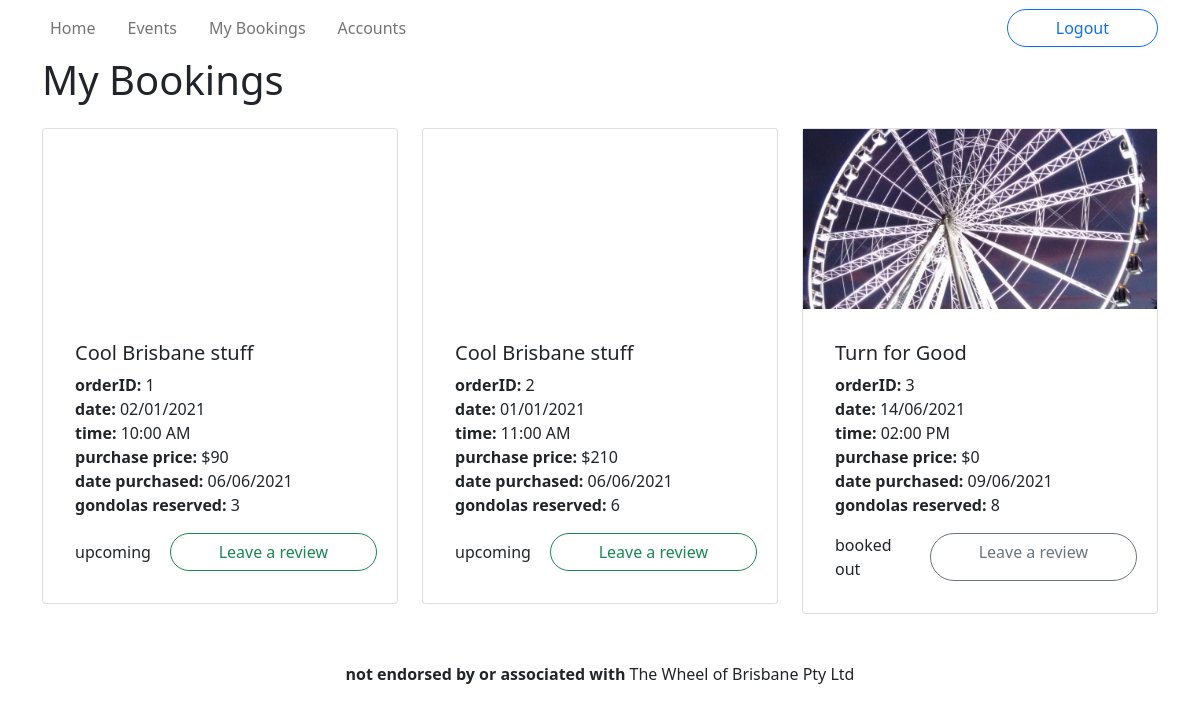
The page /bookings/ (signed in) on the database as committed earlier.
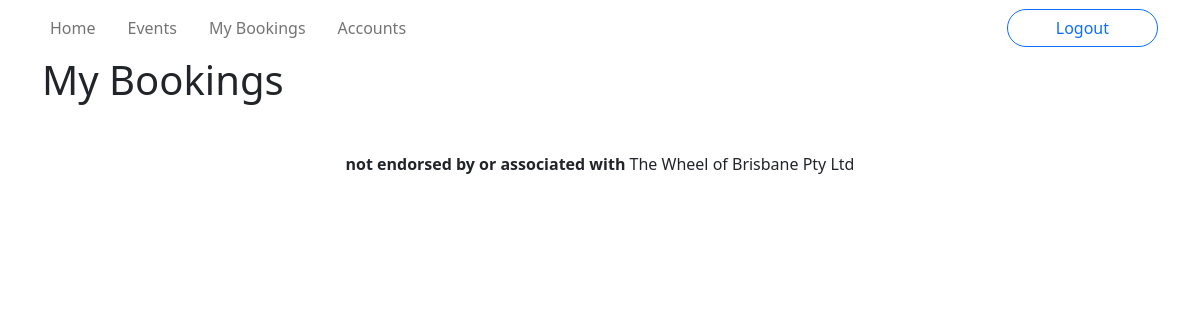
The same page on the database as committed later.
### wheel/models.py (models this page shows, shortened)
class Booking(db.Model):
    __tablename__ = 'bookings'
    id = db.Column(db.Integer, primary_key=True)
    qty = db.Column(db.Integer, nullable=False)
    total_price = db.Column(db.Integer, nullable=False)
    purchase_datetime = db.Column(db.DateTime, nullable=False, default=datetime.now())
    user_id = db.Column(db.Integer, db.ForeignKey('users.id'))
    ticket_id = db.Column(db.Integer, db.ForeignKey('tickets.id'))
    @staticmethod
    def getAllByUser(user_id):
        return Booking.query.filter_by(user_id=user_id)
    def getTicket(self):
        return Ticket.get(self.ticket_id)
    def getEvent(self):
        ticket = self.getTicket()
        return ticket.getEvent()

class Event(db.Model):
    __tablename__ = 'events'
    id = db.Column(db.Integer, primary_key=True)
    name = db.Column(db.String(255), nullable=False)
    description = db.Column(db.Text)
    category = db.Column(db.String(40))
    status = db.Column(db.Enum('upcoming', 'inactive', 'cancelled', 'booked out'), nullable=False)
    image = db.Column(db.String(255))
    reviews = db.relationship('Review', backref='event')
    tickets = db.relationship('Ticket', backref='event')
    @staticmethod
    def get(id: int):
        return Event.query.get(id)
    def getStatusColour(self):
        return {
            'upcoming': 'success',
            'inactive': 'secondary',
            'booked out': 'secondary',
            'cancelled': 'danger'
        }[self.status]

class Ticket(db.Model):
    __tablename__ = 'tickets'
    id = db.Column(db.Integer, primary_key=True)
    datetime = db.Column(db.DateTime, nullable=False)
    price = db.Column(db.Integer, nullable=False)
    remaining = db.Column(db.Integer, nullable=False)
    event_id = db.Column(db.Integer, db.ForeignKey('events.id'))
    @staticmethod
    def get(id: int):
        return Ticket.query.get(id)
    def getEvent(self):
        return Event.get(self.event_id)

### wheel/controllers/bookings.py (the view)
@bookings.route('/<int:id>')
@bookings.route('/')
@login_required
def get(id=None):
    if id:
        booking = Booking.get(id)
        ticket = booking.getTicket()
        event = booking.getEvent()
    bookings = [[booking, ticket, event]] if id else \
        [[booking, booking.getTicket(), booking.getEvent()] for booking in Booking.getAllByUser(current_user.id)]
    return render_template('bookings.html', bookings=bookings, now=datetime.now() )

### wheel/models.py (called while the page is built)
    @staticmethod
    def get(id: int):
        return User.query.get(id)

    def is_admin(self):
        return self.type == 'administrator'

### wheel/templates/bookings.html (shortened to what this page needs)
{% extends 'base.html' %}
{% block title %}My Bookings{% endblock %}
{% block content %}
<section class="row row-cols-1 row-cols-md-2 row-cols-xl-3 g-4 mb-3">
    {% for booking, ticket, event in bookings %}
        <div id="{{ booking.id }}" class="col">
            <div class="card">
                <a href="{{ url_for('events.get', id=event.id)}}" class="card-image" style="background-image: url('{{ event.image }}')"></a>
                <div class="card-body">
                    <div class="card-body">
                        <h5>{{ event.name }}</h5>
                        <div><strong>orderID: </strong>{{ booking.id }}</div>
                        <div><strong>date: </strong>{{ ticket.datetime.strftime("%d/%m/%Y") }}</div>
                        <div><strong>time: </strong>{{ ticket.datetime.strftime("%I:%M %p") }}</div>
                        <div><strong>purchase price: </strong>${{ booking.total_price }}</div>
                        <div><strong>date purchased: </strong>{{ booking.purchase_datetime.strftime("%d/%m/%Y") }}</div>
                        <div class="mb-3"><strong>gondolas reserved: </strong>{{ booking.qty }}</div>
                        <div class="row">
                            <span class="col my-auto">{{ event.status }}</span>
                            {% if ticket.datetime > now %}
                                <a href="{{ url_for('events.get', id=event.id) }}" class="col-auto btn btn-outline-{{ event.getStatusColour() }} rounded-pill px-5">View event</a>
                            {% else %}
                                <a href="{{ url_for('events.get', id=event.id) + '#reviews' }}" class="col-auto btn btn-outline-{{ event.getStatusColour() }} rounded-pill px-5"
                                        data-bs-toggle="tooltip" data-bs-placement="top"
                                        title="This ticket was in the past so it asks how the event was">Leave a review</a>
                            {% endif %}
                        </div>
                    </div>
                </div>
            </div>
        </div>
    {% endfor %}
</section>
{% endblock %}

Rows that differ between the two databases and show on the page:
removed Booking: name "Cool Brisbane stuff", id "1", datetime "02/01/2021", datetime "10:00 AM", total_price "90", purchase_datetime "06/06/2021", qty "3", status "upcoming"
removed Booking: name "Cool Brisbane stuff", id "2", datetime "01/01/2021", datetime "11:00 AM", total_price "210", purchase_datetime "06/06/2021", qty "6", status "upcoming"
removed Booking: image (picture), name "Turn for Good", id "3", datetime "14/06/2021", datetime "02:00 PM", total_price "0", purchase_datetime "09/06/2021", qty "8", status "booked out"
